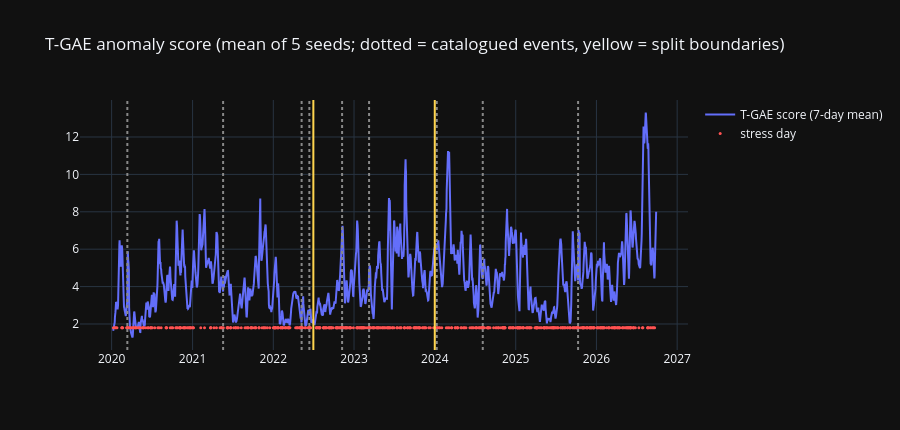

Notebook code cell kept with this figure:
### Markdown cell above
## 1. T-GAE anomaly scores vs stress days

### Code cell
events = pd.read_csv("../data/external/events.csv", parse_dates=["date"])
fig = go.Figure()
fig.add_trace(go.Scatter(x=avg["time"], y=avg["score"].rolling(7, min_periods=1).mean(), name="T-GAE score (7-day mean)"))
st_days = avg[avg["stress"]]
fig.add_trace(go.Scatter(x=st_days["time"], y=[avg["score"].quantile(0.02)] * len(st_days), mode="markers",
                         marker=dict(size=3, color="#ff5252"), name="stress day"))
for _, e in events[events["date"] >= avg["time"].min()].iterrows():
    fig.add_vline(x=e["date"], line_dash="dot", line_color="#888")
for b in ("2022-07-01", "2024-01-01"):
    fig.add_vline(x=pd.Timestamp(b), line_color="#ffd54f")
fig.update_layout(title="T-GAE anomaly score (mean of 5 seeds; dotted = catalogued events, yellow = split boundaries)", height=430)
fig.show()
rows = []
for s in ("val", "test"):
    for target in ("stress", "stress_next_day"):
        r = {"split": s, "target": "same day" if target == "stress" else "next day"}
        for name in ("score", "turbulence", "density"):
            v = [m.get(f"{s}_auroc_{target}_{name}", np.nan) for m in mets]
            r[{"score": "T-GAE", "turbulence": "day turbulence", "density": "graph density"}[name]] = \
                f"{np.mean(v):.3f} ± {np.std(v, ddof=1):.3f}" if name == "score" else f"{v[0]:.3f}"
        rows.append(r)
display(pd.DataFrame(rows).set_index(["split", "target"]))
inc = pd.DataFrame([{"target": t, "turbulence only": np.mean([m[f"test_auroc_{t}_logit_turbulence"] for m in mets]),
                     "turbulence + T-GAE": np.mean([m[f"test_auroc_{t}_logit_turbulence_plus_score"] for m in mets])}
                    for t in ("stress", "stress_next_day")]).set_index("target")
print("Does the T-GAE add to turbulence? Logistic models fitted on validation, AUROC on test (mean of 5 seeds):")
display(inc.round(3))

### Figure 1 — Plotly figure (JSON) as saved in the notebook; plotly's stock layout.template omitted (floating-point values rounded to 4 significant figures; data arrays with more than 128 entries replaced by an {"elided": "..."} marker saying what was removed)
{"data": [{"name": "T-GAE score (7-day mean)", "type": "scatter", "x": {"elided": "2456 str values"}, "y": {"elided": "2456 float values"}}, {"marker": {"color": "#ff5252", "size": 3}, "mode": "markers", "name": "stress day", "type": "scatter", "x": {"elided": "509 str values"}, "y": {"elided": "509 float values"}}], "layout": {"height": 430, "shapes": [{"line": {"color": "#888", "dash": "dot"}, "type": "line", "x0": "2020-03-12T00:00:00", "x1": "2020-03-12T00:00:00", "xref": "x", "y0": 0, "y1": 1, "yref": "y domain"}, {"line": {"color": "#888", "dash": "dot"}, "type": "line", "x0": "2021-05-19T00:00:00", "x1": "2021-05-19T00:00:00", "xref": "x", "y0": 0, "y1": 1, "yref": "y domain"}, {"line": {"color": "#888", "dash": "dot"}, "type": "line", "x0": "2022-05-09T00:00:00", "x1": "2022-05-09T00:00:00", "xref": "x", "y0": 0, "y1": 1, "yref": "y domain"}, {"line": {"color": "#888", "dash": "dot"}, "type": "line", "x0": "2022-06-13T00:00:00", "x1": "2022-06-13T00:00:00", "xref": "x", "y0": 0, "y1": 1, "yref": "y domain"}, {"line": {"color": "#888", "dash": "dot"}, "type": "line", "x0": "2022-11-08T00:00:00", "x1": "2022-11-08T00:00:00", "xref": "x", "y0": 0, "y1": 1, "yref": "y domain"}, {"line": {"color": "#888", "dash": "dot"}, "type": "line", "x0": "2023-03-10T00:00:00", "x1": "2023-03-10T00:00:00", "xref": "x", "y0": 0, "y1": 1, "yref": "y domain"}, {"line": {"color": "#888", "dash": "dot"}, "type": "line", "x0": "2024-01-10T00:00:00", "x1": "2024-01-10T00:00:00", "xref": "x", "y0": 0, "y1": 1, "yref": "y domain"}, {"line": {"color": "#888", "dash": "dot"}, "type": "line", "x0": "2024-08-05T00:00:00", "x1": "2024-08-05T00:00:00", "xref": "x", "y0": 0, "y1": 1, "yref": "y domain"}, {"line": {"color": "#888", "dash": "dot"}, "type": "line", "x0": "2025-10-10T00:00:00", "x1": "2025-10-10T00:00:00", "xref": "x", "y0": 0, "y1": 1, "yref": "y domain"}, {"line": {"color": "#ffd54f"}, "type": "line", "x0": "2022-07-01T00:00:00", "x1": "2022-07-01T00:00:00", "xref": "x", "y0": 0, "y1": 1, "yref": "y domain"}, {"line": {"color": "#ffd54f"}, "type": "line", "x0": "2024-01-01T00:00:00", "x1": "2024-01-01T00:00:00", "xref": "x", "y0": 0, "y1": 1, "yref": "y domain"}], "title": {"text": "T-GAE anomaly score (mean of 5 seeds; dotted = catalogued events, yellow = split boundaries)"}}}
